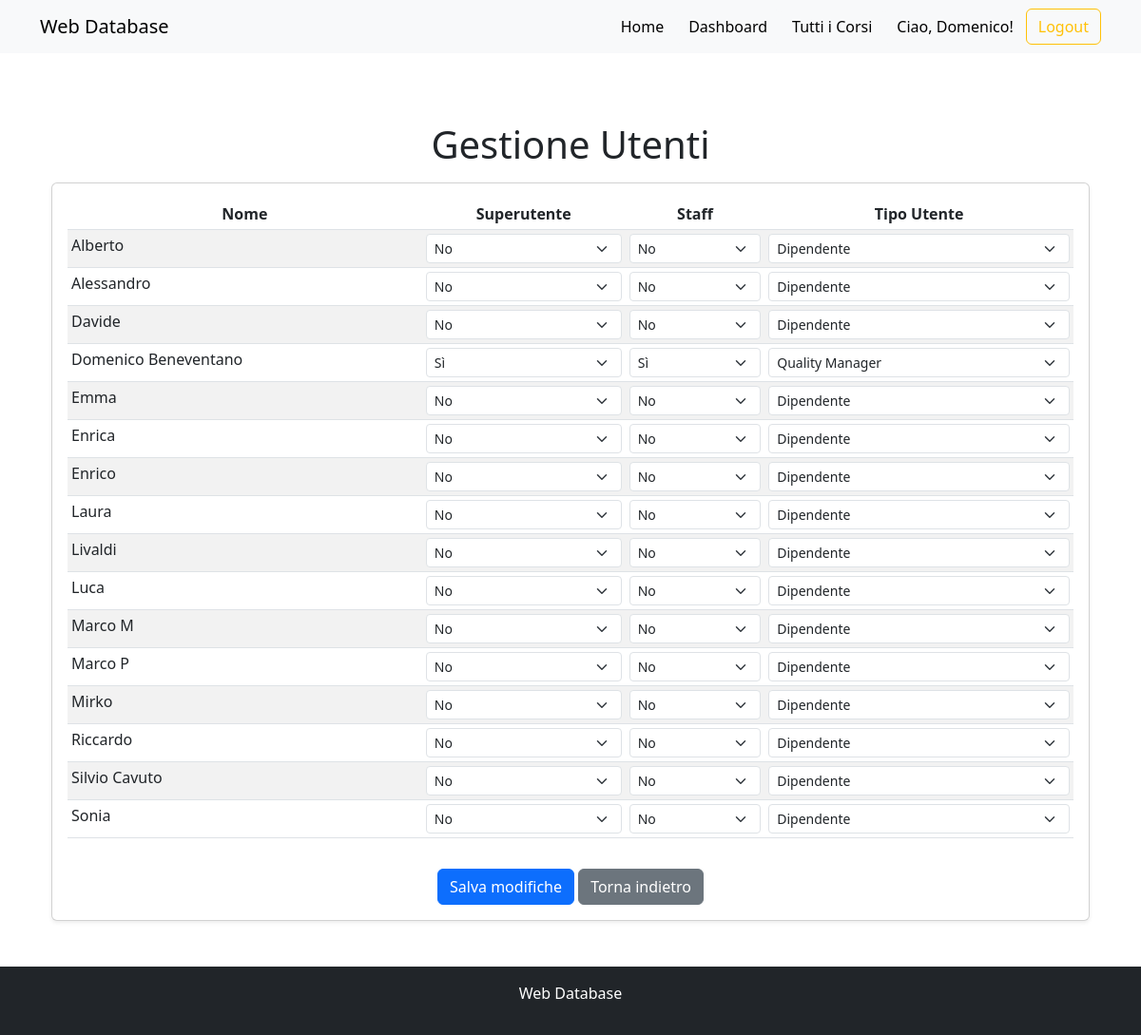
Page /userdetail/6/manage-users/ (signed in) on the committed database.
### web_app/models.py (models this page shows, shortened)
class CustomUser(AbstractUser):
    USER_TYPE_CHOICES = (
        ('employee', 'Dipendente'),
        ('quality_manager', 'Quality Manager'),
    )
    user_type = models.CharField(max_length=20, choices=USER_TYPE_CHOICES)

### web_app/views.py (the view, shortened to what this page needs)
# urls.py: path("userdetail/<int:pk>/manage-users/", views.manage_users, name="manage_users"),
@superuser_required
def manage_users(request, pk):
    users = CustomUser.objects.all()
    return render(request, "web_app/manage_users.html", {
        "users": users,
        "user_type_choices": CustomUser.USER_TYPE_CHOICES,
    })

### web_app/templates/web_app/manage_users.html (shortened to what this page needs)
{% extends 'base.html' %}
{% block content %}
<div class="container mt-4">
    <h1 class="text-center mb-3">Gestione Utenti</h1>
    <form method="post" class="card shadow-sm p-3">
        <div class="table-responsive">
            <table class="table table-sm table-hover table-striped">
                <thead class="thead-light">
                    <tr class="text-center">
                        <th>Nome</th>
                        <th>Superutente</th>
                        <th>Staff</th>
                        <th>Tipo Utente</th>
                    </tr>
                </thead>
                <tbody>
                    {% for user in users %}
                    <tr>
                        <td>{{ user.first_name }} {{ user.last_name }}</td>
                        <td class="text-center">
                            <select class="form-select form-select-sm" name="is_superuser_{{ user.id }}">
                                <option value="False" {% if not user.is_superuser %}selected{% endif %}>No</option>
                                <option value="True" {% if user.is_superuser %}selected{% endif %}>Sì</option>
                            </select>
                        </td>
                        <td class="text-center">
                            <select class="form-select form-select-sm" name="is_staff_{{ user.id }}">
                                <option value="False" {% if not user.is_staff %}selected{% endif %}>No</option>
                                <option value="True" {% if user.is_staff %}selected{% endif %}>Sì</option>
                            </select>
                        </td>
                        <td class="text-center">
                            <select class="form-select form-select-sm" name="user_type_{{ user.id }}">
                                {% if user_type_choices %}
                                    {% for value, label in user_type_choices %}
                                    <option value="{{ value }}" {% if user.user_type == value %}selected{% endif %}>{{ label }}</option>
                                    {% endfor %}
                                {% else %}
                                    <option disabled>Scelte non disponibili</option>
                                {% endif %}
                            </select>
                        </td>
                    </tr>
                    {% endfor %}
                </tbody>
            </table>
        </div>
        <div class="text-center mt-3">
            <button type="submit" class="btn btn-primary">Salva modifiche</button>
            <a href="{% url 'user_detail' user.id %}" class="btn btn-secondary">Torna indietro</a>
        </div>
    </form>
</div>
{% endblock %}

### templates/base.html (shortened to what this page needs)
<!DOCTYPE html>
<html lang="it">
<head>
    <link href="https://cdn.jsdelivr.net/npm/bootstrap@5.3.0/dist/css/bootstrap.min.css" rel="stylesheet">
    <link rel="stylesheet" href="https://cdn.jsdelivr.net/npm/flatpickr/dist/themes/airbnb.css">
</head>
<body class="d-flex flex-column min-vh-100">
    <nav class="navbar navbar-expand-lg navbar-light bg-light">
        <div class="container">
            <a class="navbar-brand" href="{% url 'home' %}">Web Database</a>
            <div class="collapse navbar-collapse" id="navbarNav">
                <ul class="navbar-nav ms-auto">
                    <li class="nav-item">
                        <a class="btn btn-light" href="{% url 'home' %}">Home</a>
                    </li>
                    {% if user.user_type == 'quality_manager' or user.is_superuser %}
                        <li class="nav-item">
                        <a class="btn btn-light" href="{% url 'dashboard' %}">Dashboard</a>
                        </li>
                    {% endif %}
                    <li class="nav-item">
                        <a class="btn btn-light" href="{% url 'courses' %}">Tutti i Corsi</a>
                    </li>
                    {% if user.is_authenticated %}
                        <li class="nav-item">
                            <a class="btn btn-light" href="{% url 'user_detail' user.id %}">Ciao, {{ user.first_name }}!</a>
                        </li>
                        <li class="nav-item">
                            <form method="POST" action="{% url 'logout' %}"> {% csrf_token %}
                                <button type="submit" class="btn btn-outline-warning">Logout</button>
                            </form>
                        </li>
                    {% endif %}
                </ul>
            </div>
        </div>
    </nav>
    <main class="container my-5 flex-grow-1">
        {% block content %}
        {% endblock %}
    </main>
    <footer class="bg-dark text-white text-center py-3 mt-auto">
        <p>Web Database  </p>
    </footer>
</body>
</html>

### templates/base.html (style rules this page uses)
html, body { height: 100%; }

### rows in the picture
CustomUser: first_name "Domenico", last_name "Beneventano", is_superuser+id "Sì", is_staff+id "Sì", user_type+id "Quality Manager"
CustomUser: first_name "Alberto", is_superuser+id "No", is_staff+id "No", user_type+id "Dipendente"
CustomUser: first_name "Alessandro", is_superuser+id "No", is_staff+id "No", user_type+id "Dipendente"
CustomUser: first_name "Davide", is_superuser+id "No", is_staff+id "No", user_type+id "Dipendente"
CustomUser: first_name "Emma", is_superuser+id "No", is_staff+id "No", user_type+id "Dipendente"
CustomUser: first_name "Enrica", is_superuser+id "No", is_staff+id "No", user_type+id "Dipendente"
CustomUser: first_name "Enrico", is_superuser+id "No", is_staff+id "No", user_type+id "Dipendente"
CustomUser: first_name "Laura", is_superuser+id "No", is_staff+id "No", user_type+id "Dipendente"
CustomUser: first_name "Livaldi", is_superuser+id "No", is_staff+id "No", user_type+id "Dipendente"
CustomUser: first_name "Luca", is_superuser+id "No", is_staff+id "No", user_type+id "Dipendente"
CustomUser: first_name "Marco", last_name "M", is_superuser+id "No", is_staff+id "No", user_type+id "Dipendente"
CustomUser: first_name "Marco", last_name "P", is_superuser+id "No", is_staff+id "No", user_type+id "Dipendente"
CustomUser: first_name "Mirko", is_superuser+id "No", is_staff+id "No", user_type+id "Dipendente"
CustomUser: first_name "Riccardo", is_superuser+id "No", is_staff+id "No", user_type+id "Dipendente"
CustomUser: first_name "Silvio", last_name "Cavuto", is_superuser+id "No", is_staff+id "No", user_type+id "Dipendente"
CustomUser: first_name "Sonia", is_superuser+id "No", is_staff+id "No", user_type+id "Dipendente"
